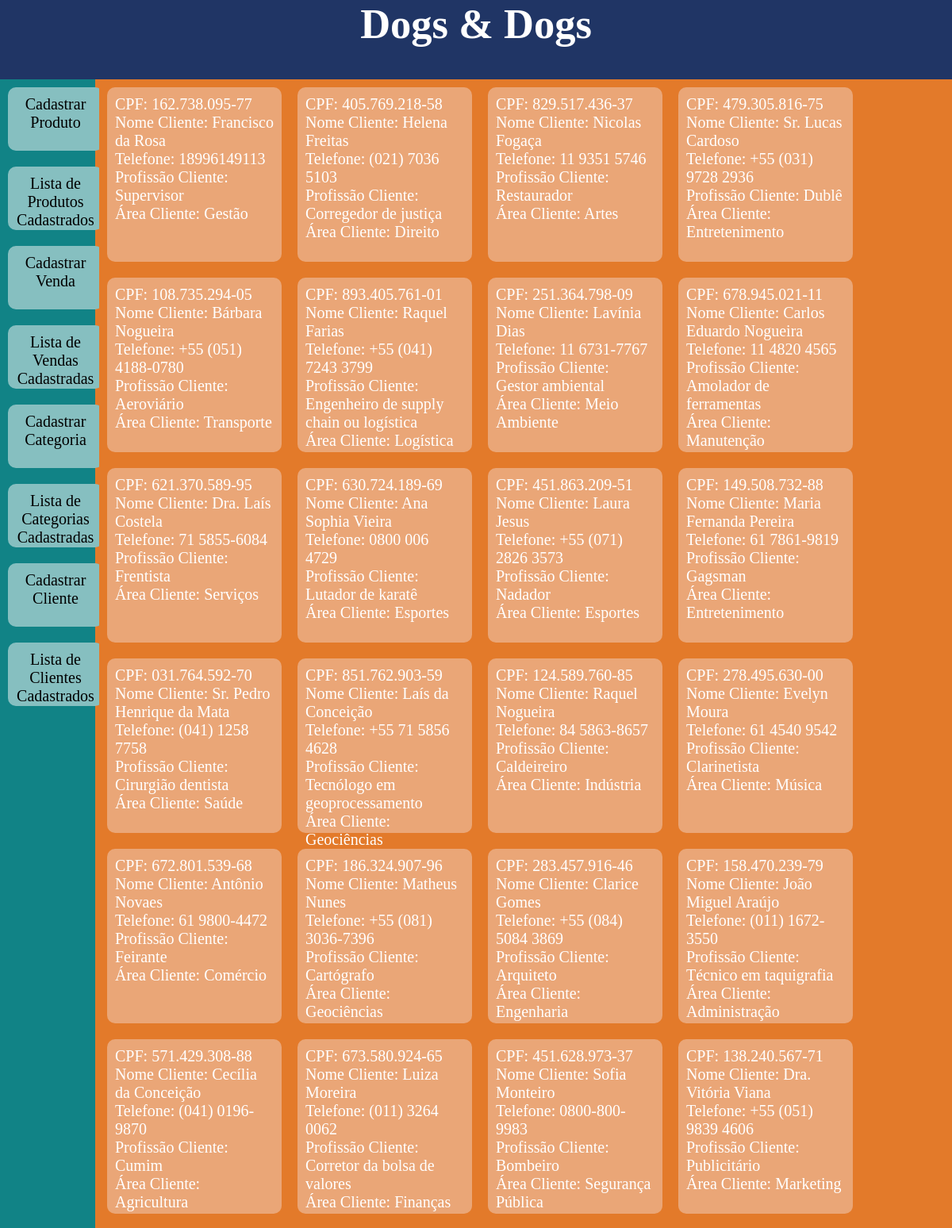
Page /cliente (upper part) on the committed database.
### models.py (models this page shows, shortened)
class Cliente(Base):
    __tablename__ = 'TAB_CLIENTE'
    id_cliente = Column(Integer, primary_key=True, autoincrement=True)
    CPF = Column(String(100), index=True, nullable=False, unique=True)
    Nome2 = Column(String(100), index=True, nullable=False)
    telefone = Column(String(20), index=True, nullable=False)
    Profissao2 = Column(String(100), index=True, nullable=False)
    Area2 = Column(String(100), index=True, nullable=False)
    def serialize_cliente(self):
        dados_venda = {
            'id_cliente': self.id_cliente,
            'CPF': self.CPF,
            'Nome2': self.Nome2,
            'telefone': self.telefone,
            'Profissao2': self.Profissao2,
            'Area2': self.Area2
        }
        return dados_venda

### app.py (the view)
@app.route('/cliente')
def cliente():
    sql_cliente = select(Cliente)
    resultado_cliente = db_session.execute(sql_cliente).scalars()
    print(resultado_cliente)
    cliente = []
    for n in resultado_cliente:
        cliente.append(n.serialize_cliente())
        print(cliente[-1])
    return render_template("cliente.html",
                           cliente=cliente)

### templates/cliente.html
{% extends 'home.html' %}
{% block conteudo%}
    {% for n in cliente %}
    <div class="card">
        CPF: {{n.CPF}}<br>
        Nome Cliente: {{n.Nome2}} <br>
        Telefone: {{n.telefone}} <br>
        Profissão Cliente: {{n.Profissao2}} <br>
        Área Cliente: {{n.Area2}} <br>
    </div>
    {% endfor %}
{%endblock conteudo%}

### static/home.css (style rules this page uses)
* { margin: 0; padding: 0; }
body, html { height: 100vh; font-family: "Berlin Sans FB"; font-size: 20px; background-color: #E37A2A; }
.card { background-color: #eaa677; height: 200px; width: 200px; border-radius: 10px; margin: 10px; font-size: 10px; padding: 10px; font-size: 20px; float: left; }

### rows in the picture
Cliente: CPF "162.738.095-77", Nome2 "Francisco da Rosa", telefone "18996149113", Profissao2 "Supervisor", Area2 "Gestão"
Cliente: CPF "405.769.218-58", Nome2 "Helena Freitas", telefone "(021) 7036 5103", Profissao2 "Corregedor de justiça", Area2 "Direito"
Cliente: CPF "829.517.436-37", Nome2 "Nicolas Fogaça", telefone "11 9351 5746", Profissao2 "Restaurador", Area2 "Artes"
Cliente: CPF "479.305.816-75", Nome2 "Sr. Lucas Cardoso", telefone "+55 (031) 9728 2936", Profissao2 "Dublê", Area2 "Entretenimento"
Cliente: CPF "108.735.294-05", Nome2 "Bárbara Nogueira", telefone "+55 (051) 4188-0780", Profissao2 "Aeroviário", Area2 "Transporte"
Cliente: CPF "893.405.761-01", Nome2 "Raquel Farias", telefone "+55 (041) 7243 3799", Profissao2 "Engenheiro de supply chain ou logística", Area2 "Logística"
Cliente: CPF "251.364.798-09", Nome2 "Lavínia Dias", telefone "11 6731-7767", Profissao2 "Gestor ambiental", Area2 "Meio Ambiente"
Cliente: CPF "678.945.021-11", Nome2 "Carlos Eduardo Nogueira", telefone "11 4820 4565", Profissao2 "Amolador de ferramentas", Area2 "Manutenção"
Cliente: CPF "621.370.589-95", Nome2 "Dra. Laís Costela", telefone "71 5855-6084", Profissao2 "Frentista", Area2 "Serviços"
Cliente: CPF "630.724.189-69", Nome2 "Ana Sophia Vieira", telefone "0800 006 4729", Profissao2 "Lutador de karatê", Area2 "Esportes"
Cliente: CPF "451.863.209-51", Nome2 "Laura Jesus", telefone "+55 (071) 2826 3573", Profissao2 "Nadador", Area2 "Esportes"
Cliente: CPF "149.508.732-88", Nome2 "Maria Fernanda Pereira", telefone "61 7861-9819", Profissao2 "Gagsman", Area2 "Entretenimento"
Cliente: CPF "031.764.592-70", Nome2 "Sr. Pedro Henrique da Mata", telefone "(041) 1258 7758", Profissao2 "Cirurgião dentista", Area2 "Saúde"
Cliente: CPF "851.762.903-59", Nome2 "Laís da Conceição", telefone "+55 71 5856 4628", Profissao2 "Tecnólogo em geoprocessamento", Area2 "Geociências"
Cliente: CPF "124.589.760-85", Nome2 "Raquel Nogueira", telefone "84 5863-8657", Profissao2 "Caldeireiro", Area2 "Indústria"
Cliente: CPF "278.495.630-00", Nome2 "Evelyn Moura", telefone "61 4540 9542", Profissao2 "Clarinetista", Area2 "Música"
Cliente: CPF "672.801.539-68", Nome2 "Antônio Novaes", telefone "61 9800-4472", Profissao2 "Feirante", Area2 "Comércio"
Cliente: CPF "186.324.907-96", Nome2 "Matheus Nunes", telefone "+55 (081) 3036-7396", Profissao2 "Cartógrafo", Area2 "Geociências"
Cliente: CPF "283.457.916-46", Nome2 "Clarice Gomes", telefone "+55 (084) 5084 3869", Profissao2 "Arquiteto", Area2 "Engenharia"
Cliente: CPF "158.470.239-79", Nome2 "João Miguel Araújo", telefone "(011) 1672-3550", Profissao2 "Técnico em taquigrafia", Area2 "Administração"
Cliente: CPF "571.429.308-88", Nome2 "Cecília da Conceição", telefone "(041) 0196-9870", Profissao2 "Cumim", Area2 "Agricultura"
Cliente: CPF "673.580.924-65", Nome2 "Luiza Moreira", telefone "(011) 3264 0062", Profissao2 "Corretor da bolsa de valores", Area2 "Finanças"
Cliente: CPF "451.628.973-37", Nome2 "Sofia Monteiro", telefone "0800-800-9983", Profissao2 "Bombeiro", Area2 "Segurança Pública"
Cliente: CPF "138.240.567-71", Nome2 "Dra. Vitória Viana", telefone "+55 (051) 9839 4606", Profissao2 "Publicitário", Area2 "Marketing"
